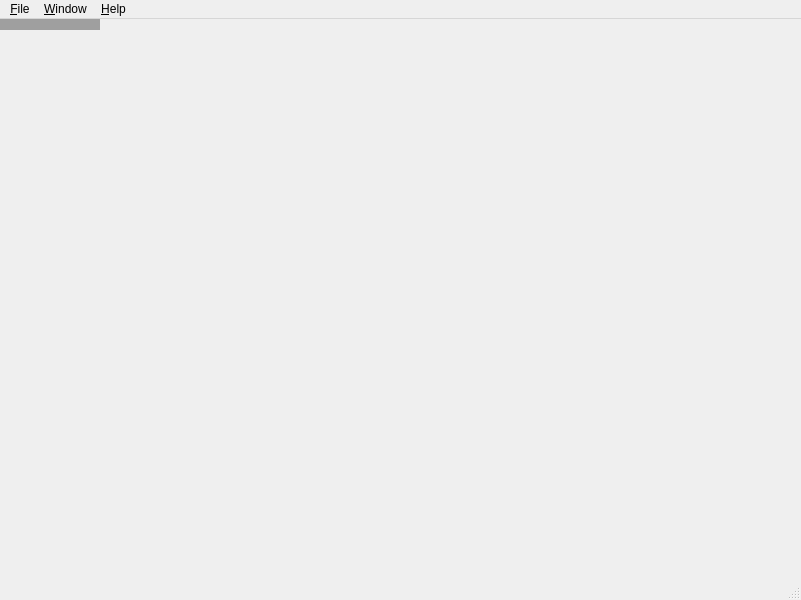
<?xml version="1.0" encoding="UTF-8"?>
<ui version="4.0">
 <class>MainWindow</class>
 <widget class="QMainWindow" name="MainWindow">
  <property name="geometry">
   <rect>
    <x>0</x>
    <y>0</y>
    <width>801</width>
    <height>600</height>
   </rect>
  </property>
  <property name="windowTitle">
   <string>MainWindow</string>
  </property>
  <widget class="QMdiArea" name="centralwidget"/>
  <widget class="QMenuBar" name="menubar">
   <property name="geometry">
    <rect>
     <x>0</x>
     <y>0</y>
     <width>801</width>
     <height>21</height>
    </rect>
   </property>
   <widget class="QMenu" name="menuFile">
    <property name="title">
     <string>&amp;File</string>
    </property>
    <addaction name="action_Open"/>
    <addaction name="action_Recent_Files"/>
    <addaction name="separator"/>
    <addaction name="action_Exit"/>
   </widget>
   <widget class="QMenu" name="menu_Window">
    <property name="title">
     <string>&amp;Window</string>
    </property>
   </widget>
   <widget class="QMenu" name="menu_Help">
    <property name="title">
     <string>&amp;Help</string>
    </property>
    <addaction name="action_About"/>
    <addaction name="actionAbout_Qt"/>
   </widget>
   <addaction name="menuFile"/>
   <addaction name="menu_Window"/>
   <addaction name="menu_Help"/>
  </widget>
  <widget class="QStatusBar" name="statusbar"/>
  <action name="action_Open">
   <property name="text">
    <string>&amp;Open</string>
   </property>
  </action>
  <action name="action_Recent_Files">
   <property name="text">
    <string>&amp;Recent Files...</string>
   </property>
  </action>
  <action name="action_Exit">
   <property name="text">
    <string>&amp;Exit</string>
   </property>
  </action>
  <action name="action_About">
   <property name="text">
    <string>&amp;About</string>
   </property>
  </action>
  <action name="actionAbout_Qt">
   <property name="text">
    <string>About &amp;Qt</string>
   </property>
  </action>
 </widget>
 <resources/>
 <connections>
  <connection>
   <sender>action_Exit</sender>
   <signal>triggered()</signal>
   <receiver>MainWindow</receiver>
   <slot>close()</slot>
   <hints>
    <hint type="sourcelabel">
     <x>-1</x>
     <y>-1</y>
    </hint>
    <hint type="destinationlabel">
     <x>399</x>
     <y>299</y>
    </hint>
   </hints>
  </connection>
  <connection>
   <sender>action_Open</sender>
   <signal>triggered()</signal>
   <receiver>MainWindow</receiver>
   <slot>selectFile()</slot>
   <hints>
    <hint type="sourcelabel">
     <x>-1</x>
     <y>-1</y>
    </hint>
    <hint type="destinationlabel">
     <x>399</x>
     <y>299</y>
    </hint>
   </hints>
  </connection>
  <connection>
   <sender>actionAbout_Qt</sender>
   <signal>triggered()</signal>
   <receiver>MainWindow</receiver>
   <slot>aboutQt()</slot>
   <hints>
    <hint type="sourcelabel">
     <x>400</x>
     <y>299</y>
    </hint>
    <hint type="destinationlabel">
     <x>400</x>
     <y>299</y>
    </hint>
   </hints>
  </connection>
 </connections>
 <slots>
  <slot>selectFile()</slot>
  <slot>aboutQt()</slot>
 </slots>
</ui>
